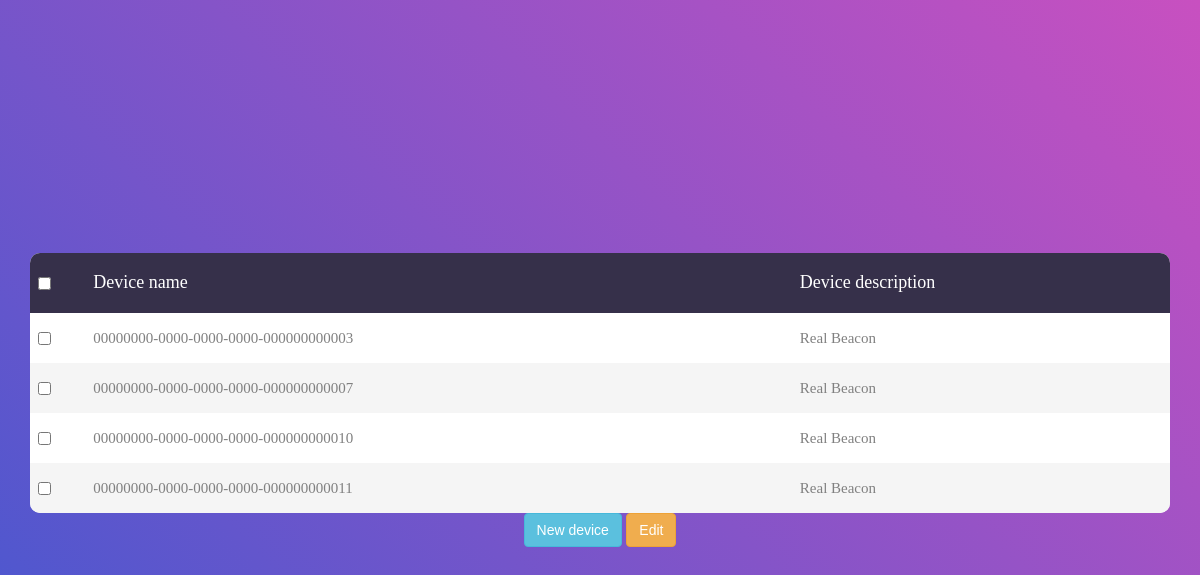
Page /list_device/ on the committed database.
### ble/models.py (models this page shows)
class DevicesGateway(models.Model):
    device_id = models.AutoField(primary_key=True, null=False, blank=False)
    device_name = models.TextField(db_column='device_name', blank=True)
    device_description = models.TextField(db_column='device_description', default='')
    registration_time = models.DateTimeField(db_column='registration_time', default=datetime.now())
    class Meta:
        managed = True
        db_table = 'devicesgateway'

### ble/views.py (the view)
# urls.py: path('list_device/', views.device_list, name='listDevice'),
def device_list(request):
    list = []
    all_device = models.DevicesGateway.objects.all()
    for d in all_device:
        data = {}
        data["device_id"] = d.device_id
        data["device_name"]= d.device_name
        data["device_description"] = d.device_description
        list.append(data)
    if "btnNew" in request.POST:
        return redirect('newDevice')
    if "btnEdit" in request.POST:
        for d in all_device:
            if request.POST.get('%d' %d.device_id):
                return redirect('editDevice', device_id=d.device_id)
    if "btnDelete" in request.POST:
        pass
    return render(request, "device_list.html", {"list":list})

### templates/device_list.html (shortened to what this page needs)
{% load static %}
<link rel="stylesheet" type="text/css" href="{% static 'css/util.css' %}">
<link rel="stylesheet" type="text/css" href="{% static 'css/main.css' %}">
<body>
    <form method="POST">
    <div class="limiter">
        <div class="container-table100">
            <div class="wrap-table100" >
                <div class="table100">
                    <table id="mytable">
                        <thead>
                            <tr class="table100-head">
                                <th style="width: auto;" align="center"><input type="checkbox" id="chkHeader"></th>
                                <th style="width: auto;">Device name</th>
                                <th style="width: auto;">Device description</th>
                            </tr>
                        </thead>
                        <tbody>
                            {% for device in list %}
                            <tr>
                                <td style="width: auto;"><input type="checkbox" name="{{device.device_id}}"/></td>
                                <td style="width: auto;">{{device.device_name}}</td>
                                <td style="width: auto;">{{device.device_description}}</td>
                            </tr>
                            {% endfor %}
                        </tbody>
                    </table>
                </div>
            <div align="center">
            <button type="submit" name="btnNew" class="btn btn-info">New device</button>
            <button type="submit" name="btnEdit" class="btn btn-warning">Edit</button>
            </div>
            </div>
        </div>
    </div>
    </form>
</body>

### static/css/main.css (style rules this page uses)
* { margin: 0px; padding: 0px; box-sizing: border-box; }
body, html { height: 100%; font-family: sans-serif; }
input { display: block; outline: none; border: none !important; }
button { outline: none !important; border: none; background: transparent; }
.limiter { width: 100%; margin: 0 auto; }
.container-table100 { width: 100%; min-height: 100vh; background: #c850c0; background: -webkit-linear-gradient(45deg, #4158d0, #c850c0); background: -o-linear-gradient(45deg, #4158d0, #c850c0); background: -moz-linear-gradient(45deg, #4158d0, #c850c0); background: linear-gradient(45deg, #4158d0, #c850c0); display: -webkit-box; display: -webkit-flex; display: -moz-box; display: -ms-flexbox; display: flex; align-items: center; justify-content: center; flex-wrap: wrap; padding: 33px 30px; }
.wrap-table100 { width: 1170px; }
table { border-spacing: 1; border-collapse: collapse; background: white; border-radius: 10px; overflow: hidden; width: 100%; margin: 0 auto; position: relative; }
table * { position: relative; }
table td, table th { padding-left: 8px; }
table thead tr { height: 60px; background: #36304a; }
table tbody tr { height: 50px; }
table tbody tr:last-child { border: 0; }
table td, table th { text-align: left; }
.table100-head th { font-family: OpenSans-Regular; font-size: 18px; color: #fff; line-height: 1.2; font-weight: unset; }
tbody tr:nth-child(even) { background-color: #f5f5f5; }
tbody tr { font-family: OpenSans-Regular; font-size: 15px; color: #808080; line-height: 1.2; font-weight: unset; }

### templates/device_list.html (style rules this page uses)
.btn { display:inline-block;margin-bottom:0;font-weight:400;text-align:center;white-space:nowrap;vertical-align:middle;-ms-touch-action:manipulation;touch-action:manipulation;cursor:pointer;background-image:none;border:1px solid transparent;padding:6px 12px;font-size:14px;line-height:1.42857143;border-radius:4px;-webkit-user-select:none;-moz-user-select:none;-ms-user-select:none;user-select:none }
.btn-info { color:#fff;background-color:#5bc0de;border-color:#46b8da }
.btn-warning { color:#fff;background-color:#f0ad4e;border-color:#eea236 }

### rows in the picture
DevicesGateway: device_name "00000000-0000-0000-0000-000000000003", device_description "Real Beacon"
DevicesGateway: device_name "00000000-0000-0000-0000-000000000007", device_description "Real Beacon"
DevicesGateway: device_name "00000000-0000-0000-0000-000000000010", device_description "Real Beacon"
DevicesGateway: device_name "00000000-0000-0000-0000-000000000011", device_description "Real Beacon"
